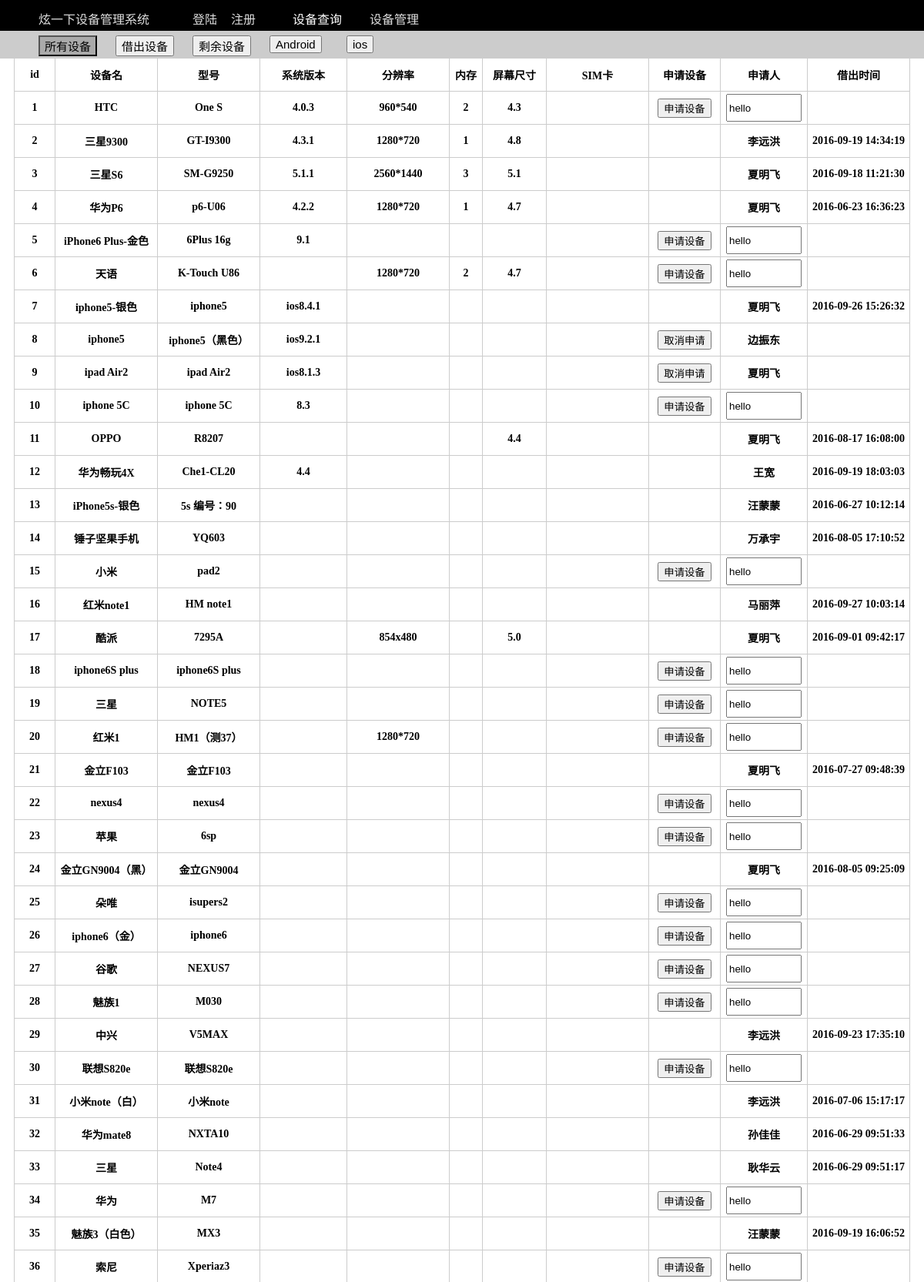
The page /app/views/index.php (upper part) on the database its author committed.
### tables this page shows
CREATE TABLE `devices` (
  `id` int(8) NOT NULL AUTO_INCREMENT,
  `device_name` char(40) DEFAULT NULL COMMENT '设备名称',
  `device_mode` char(20) DEFAULT NULL COMMENT '设备型号',
  `code` char(16) DEFAULT NULL,
  `pixel` char(15) DEFAULT NULL COMMENT '设备像素',
  `ram` char(8) DEFAULT NULL,
  `screen_size` char(8) DEFAULT NULL,
  `cpu_hz` char(8) DEFAULT NULL,
  `for_camara` char(8) DEFAULT NULL,
  `back_camara` char(8) DEFAULT NULL,
  `color` char(8) DEFAULT NULL,
  `numbers` tinyint(4) DEFAULT NULL COMMENT '设备数量',
  `sim_number` char(15) DEFAULT NULL,
  `sdcard` char(4) DEFAULT NULL,
  `status` int(8) unsigned zerofill DEFAULT '00000000' COMMENT '0未借出，1申请，2确认借出，3申请归还',
  `borrower` char(16) DEFAULT NULL COMMENT '签借人',
  `add_time` timestamp NULL DEFAULT NULL ON UPDATE CURRENT_TIMESTAMP,
  `borrow_time` timestamp NULL DEFAULT '0000-00-00 00:00:00',
  `return_time` timestamp NULL DEFAULT '0000-00-00 00:00:00',
  `platform` char(16) DEFAULT 'android',
  `sys_version` char(16) DEFAULT NULL,
  `owner` char(16) DEFAULT NULL,
  PRIMARY KEY (`id`)
);

### app/modules/DeviceManage.php (called while the page is built, shortened)
<?php
class DeviceManage{
	public function getAllDataShow(){
		$querry = "SELECT * FROM devices";
		$result = mysql_query($querry);
		$arr = array();
		while($row = mysql_fetch_array($result,MYSQL_ASSOC)){
			$arr[] = $row;
		}
		$resultJson = json_encode(array('result'=>$arr));
		return $resultJson;
	}
}
?>

### app/config/config.php (called while the page is built, shortened)
<?php
function getMemberFromIP() {
		return hello;
}
?>

### app/views/se_show_all_dev.php (the view, shortened to what this page needs)
<link href="css/se_show_all_dev.css" rel="stylesheet" type="text/css"/>
<div id="show">
	<div id="show_devices">
	  <div>
		<table id="head_info" border="1">
		  <tr>
			<th>id</th><th>设备名</th><th>型号</th><th>系统版本</th><th>分辨率</th><th>内存</th><th>屏幕尺寸</th><th>SIM卡</th><th>申请设备</th><th>申请人</th><th>借出时间</th>
		  </tr>
		</table>
		  <?php
			require '../config/config.php';
			require '../modules/DeviceManage.php';
			$obj = new DeviceManage;
			$result = $obj->getAllDataShow();
			$jsonObj = json_decode($result);
			for($i=0;$i<count($jsonObj->result);$i++){
		  ?>
		  <?php
			echo "<table id='head_info' border='1'><tr><th>"
		  ?>
		  <?php
		  echo $i + 1;
		  echo "</th><th>";
		  echo $jsonObj->result[$i]->device_name;
		  echo "</th><th>";
		  echo $jsonObj->result[$i]->device_mode;
		  echo "</th><th>";
		  echo $jsonObj->result[$i]->sys_version;
		  echo "</th><th>";
		  echo $jsonObj->result[$i]->pixel;
		  echo "</th><th>";
		  echo $jsonObj->result[$i]->ram;
		  echo "</th><th>";
		  echo $jsonObj->result[$i]->screen_size;
		  echo "</th><th>";
		  echo "</th><th>";
		  if($jsonObj->result[$i]->status == 0 || $jsonObj->result[$i]->status == 1){
			  echo "<button id='";
			  echo $jsonObj->result[$i]->id;
			  echo "'";
			  if($jsonObj->result[$i]->status == 0){
			  echo " onclick='applyForDev(event)'>申请设备</button>";
			  }else if($jsonObj->result[$i]->status == 1){
			  echo " onclick='cancleApplyForDev(event)'>取消申请</button>";
			  }
		  }
		  echo "</th><th>";
		  if($jsonObj->result[$i]->status == 0){
				echo "<input style='text' class='input_name' id='input" . $jsonObj->result[$i]->id. "' value='".getMemberFromIP()."'/>";
		  }else{
				echo $jsonObj->result[$i]->borrower;
		  }
		  echo "</th><th>";
		  if($jsonObj->result[$i]->status == 2){
			  $borrow_time = $jsonObj->result[$i]->borrow_time;
			  echo $borrow_time;
		  }
		  echo "</th></tr></table>";
		  }
		  ?>
	  </div>
	</div>
  </div>

### app/views/css/index.css (style rules this page uses)
body { padding:0px;margin:0px; }

### app/views/css/se_show_all_dev.css (style rules this page uses)
#show { width:100%;height:100%; }
#show_devices { width:100%;height:100%;background-color:white;display:block; }
#head_info { margin:0 auto;border-color:#cccccc;_border-left:none;_border-right:none;border-top:none;border-collapse:collapse; }
#head_info th { width:130px;height:40px;border-color:#cccccc;_border-left:none;border-top:none;_border-right:none;border-collapse:collapse;font-size:14px; }
#head_info th:nth-child(4) { width:110px; }
#head_info th:nth-child(6) { width:40px; }
#head_info th:nth-child(7) { width:80px; }
#head_info th:nth-child(9) { width:90px; }
#head_info th:nth-child(10) { width:110px; }
#head_info th:nth-child(1) { width:50px;height:40px;border-color:#cccccc;_border-left:none;border-top:none;_border-right:none;border-collapse:collapse; }
.input_name { _background-color:yellow;width:90px;height:30px;_border:1px; }

### rows shown on the page
devices: device_name "HTC", device_mode "One S", sys_version "4.0.3", pixel "960*540", ram "2", screen_size "4.3", status "申请设备"
devices: device_name "三星9300", device_mode "GT-I9300", sys_version "4.3.1", pixel "1280*720", ram "1", screen_size "4.8", borrower "李远洪", borrow_time "2016-09-19 14:34:19"
devices: device_name "三星S6", device_mode "SM-G9250", sys_version "5.1.1", pixel "2560*1440", ram "3", screen_size "5.1", borrower "夏明飞", borrow_time "2016-09-18 11:21:30"
devices: device_name "华为P6", device_mode "p6-U06", sys_version "4.2.2", pixel "1280*720", ram "1", screen_size "4.7", borrower "夏明飞", borrow_time "2016-06-23 16:36:23"
devices: device_name "iPhone6 Plus-金色", device_mode "6Plus 16g", sys_version "9.1", status "申请设备"
devices: device_name "天语", device_mode "K-Touch U86", pixel "1280*720", ram "2", screen_size "4.7", status "申请设备"
devices: device_name "iphone5-银色", device_mode "iphone5", sys_version "ios8.4.1", borrower "夏明飞", borrow_time "2016-09-26 15:26:32"
devices: device_name "iphone5", device_mode "iphone5（黑色）", sys_version "ios9.2.1", status "取消申请", borrower "边振东"
devices: device_name "ipad Air2", device_mode "ipad Air2", sys_version "ios8.1.3", status "取消申请", borrower "夏明飞"
devices: device_name "iphone 5C", device_mode "iphone 5C", sys_version "8.3", status "申请设备"
devices: device_name "OPPO", device_mode "R8207", screen_size "4.4", borrower "夏明飞", borrow_time "2016-08-17 16:08:00"
devices: device_name "华为畅玩4X", device_mode "Che1-CL20", sys_version "4.4", borrower "王宽", borrow_time "2016-09-19 18:03:03"
devices: device_name "iPhone5s-银色", device_mode "5s 编号：90", borrower "汪蒙蒙", borrow_time "2016-06-27 10:12:14"
devices: device_name "锤子坚果手机", device_mode "YQ603", borrower "万承宇", borrow_time "2016-08-05 17:10:52"
devices: device_name "小米", device_mode "pad2", status "申请设备"
devices: device_name "红米note1", device_mode "HM note1", borrower "马丽萍", borrow_time "2016-09-27 10:03:14"
devices: device_name "酷派", device_mode "7295A", pixel "854x480", screen_size "5.0", borrower "夏明飞", borrow_time "2016-09-01 09:42:17"
devices: device_name "iphone6S plus", device_mode "iphone6S plus", status "申请设备"
devices: device_name "三星", device_mode "NOTE5", status "申请设备"
devices: device_name "红米1", device_mode "HM1（测37）", pixel "1280*720", status "申请设备"
devices: device_name "金立F103", device_mode "金立F103", borrower "夏明飞", borrow_time "2016-07-27 09:48:39"
devices: device_name "nexus4", device_mode "nexus4", status "申请设备"
devices: device_name "苹果", device_mode "6sp", status "申请设备"
devices: device_name "金立GN9004（黑）", device_mode "金立GN9004", borrower "夏明飞", borrow_time "2016-08-05 09:25:09"
devices: device_name "朵唯", device_mode "isupers2", status "申请设备"
devices: device_name "iphone6（金）", device_mode "iphone6", status "申请设备"
devices: device_name "谷歌", device_mode "NEXUS7", status "申请设备"
devices: device_name "魅族1", device_mode "M030", status "申请设备"
devices: device_name "中兴", device_mode "V5MAX", borrower "李远洪", borrow_time "2016-09-23 17:35:10"
devices: device_name "联想S820e", device_mode "联想S820e", status "申请设备"
devices: device_name "小米note（白）", device_mode "小米note", borrower "李远洪", borrow_time "2016-07-06 15:17:17"
devices: device_name "华为mate8", device_mode "NXTA10", borrower "孙佳佳", borrow_time "2016-06-29 09:51:33"
devices: device_name "三星", device_mode "Note4", borrower "耿华云", borrow_time "2016-06-29 09:51:17"
devices: device_name "华为", device_mode "M7", status "申请设备"
devices: device_name "魅族3（白色）", device_mode "MX3", borrower "汪蒙蒙", borrow_time "2016-09-19 16:06:52"
devices: device_name "索尼", device_mode "Xperiaz3", status "申请设备"
